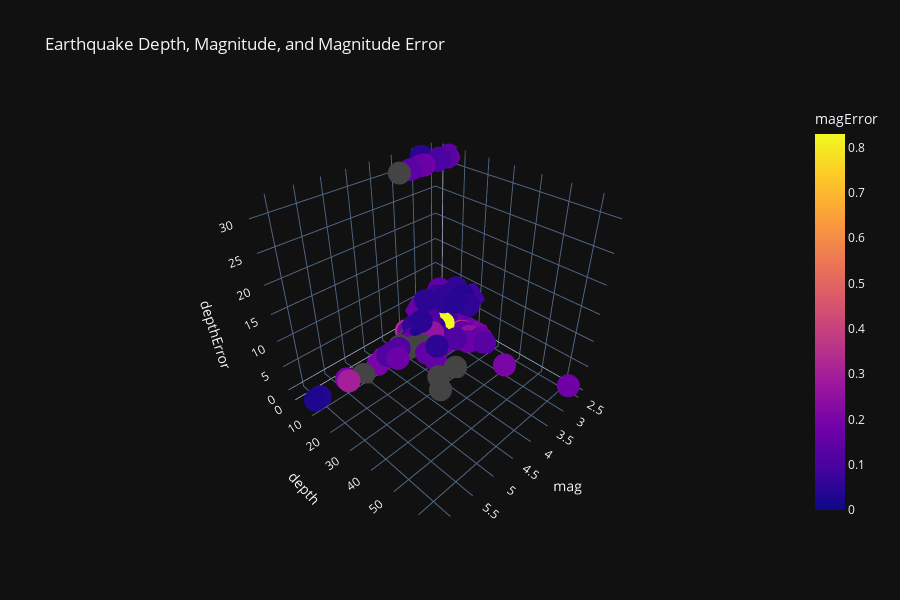
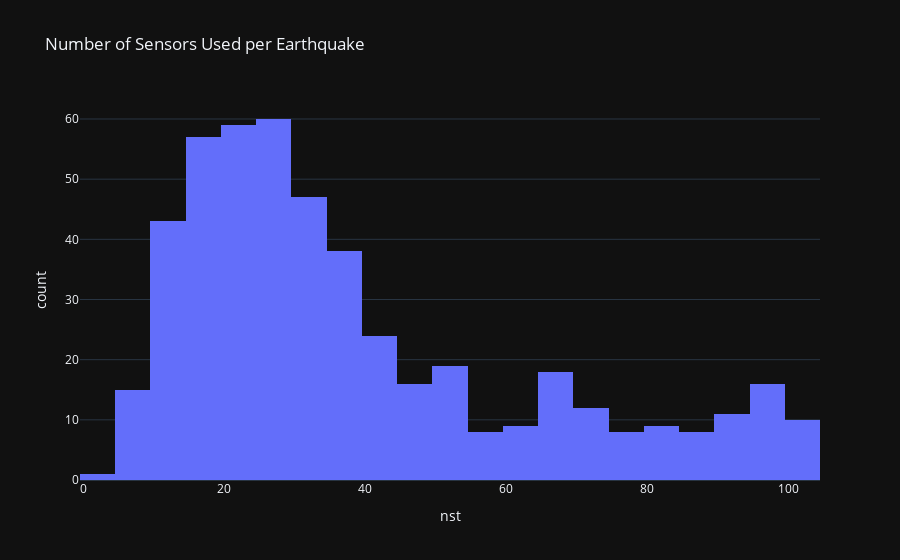

Notebook code for these charts, in order:
### Code cell
import pandas as pd
import os
import matplotlib.pyplot as plt
import plotly.express as px
URL = "https://earthquake.usgs.gov/fdsnws/event/1/query.csv?starttime=" + str(start_date.value) + "%2000:00:00&endtime=" + str(end_date.value) + "%2023:59:59&maxlatitude=50&minlatitude=24.6&maxlongitude=-65&minlongitude=-125&minmagnitude=2.5&orderby=time"
df = pd.read_csv(URL)

fig = px.scatter_mapbox(df, lat="latitude", lon="longitude", color="mag",hover_name="place", hover_data=["nst", "mag"],
                        color_continuous_scale=px.colors.cyclical.IceFire, zoom=3, height=600,
                        title="Earthquakes Across the United States",
                        template='plotly_dark')
fig.update_layout(mapbox_style="open-street-map")
fig.update_layout(margin={"r":0,"t":0,"l":0,"b":0})
fig.show()


fig = px.scatter_3d(
    df,
    title='Earthquake Depth, Magnitude, and Magnitude Error',
    x="mag",
    y="depth",
    z="depthError",
    color="magError",
    template='plotly_dark',
    height=600,
)
fig.update_layout(showlegend=False)
fig.show()


fig = px.histogram(df[df['nst']<=100], x="nst",template='plotly_dark',title='Number of Sensors Used per Earthquake',)
fig.show()

def map_robinson(df, color, animation_frame):
# country = px.data.gapminder()
    fig = px.scatter_geo(df, lat="latitude", lon="longitude", 
                         hover_name="place", color = color,
                         animation_frame = animation_frame,
                         projection="natural earth",
                         height = 900,
                         template='plotly_dark',
                         scope='north america',
                         title="Location and Depth of Earthquakes across time, between " + str(start_date.value) + " and " + str(end_date.value) 
                         )                     
    fig.show()

# Converting time column to datetime obj and splitting it up into year, month and day to potentially use it as filters later.
df['time'] = pd.to_datetime(df['time'])
df['year'] = pd.DatetimeIndex(df['time']).year
df['month'] = pd.DatetimeIndex(df['time']).month
df['day'] = pd.DatetimeIndex(df['time']).day

#Splitting column based on comma to see if it actually contains only state names that can also be used later
df['location_after_comma'] = df['place'].str.rsplit(',').str[-1]


map_robinson(df, "depth", "day")

### Figure 1 — Plotly figure (JSON) as saved in the notebook; plotly's stock layout.template omitted (floating-point values rounded to 4 significant figures; data arrays with more than 128 entries replaced by an {"elided": "..."} marker saying what was removed)
{"data": [{"hovertemplate": "mag=%{x}<br>depth=%{y}<br>depthError=%{z}<br>magError=%{marker.color}<extra></extra>", "legendgroup": "", "marker": {"color": {"elided": "516 float values"}, "coloraxis": "coloraxis", "symbol": "circle"}, "mode": "markers", "name": "", "scene": "scene", "showlegend": false, "type": "scatter3d", "x": {"elided": "516 float values"}, "y": {"elided": "516 float values"}, "z": {"elided": "516 float values"}}], "layout": {"coloraxis": {"colorbar": {"title": {"text": "magError"}}, "colorscale": [[0, "#0d0887"], [0.1111, "#46039f"], [0.2222, "#7201a8"], [0.3333, "#9c179e"], [0.4444, "#bd3786"], [0.5556, "#d8576b"], [0.6667, "#ed7953"], [0.7778, "#fb9f3a"], [0.8889, "#fdca26"], [1, "#f0f921"]]}, "height": 600, "legend": {"tracegroupgap": 0}, "scene": {"domain": {"x": [0, 1], "y": [0, 1]}, "xaxis": {"title": {"text": "mag"}}, "yaxis": {"title": {"text": "depth"}}, "zaxis": {"title": {"text": "depthError"}}}, "showlegend": false, "title": {"text": "Earthquake Depth, Magnitude, and Magnitude Error"}}}

### Figure 2 — Plotly figure (JSON) as saved in the notebook; plotly's stock layout.template omitted (floating-point values rounded to 4 significant figures; data arrays with more than 128 entries replaced by an {"elided": "..."} marker saying what was removed)
{"data": [{"alignmentgroup": "True", "bingroup": "x", "hovertemplate": "nst=%{x}<br>count=%{y}<extra></extra>", "legendgroup": "", "marker": {"color": "#636efa", "pattern": {"shape": ""}}, "name": "", "offsetgroup": "", "orientation": "v", "showlegend": false, "type": "histogram", "x": {"elided": "488 int values"}, "xaxis": "x", "yaxis": "y"}], "layout": {"barmode": "relative", "legend": {"tracegroupgap": 0}, "title": {"text": "Number of Sensors Used per Earthquake"}, "xaxis": {"anchor": "y", "domain": [0, 1], "title": {"text": "nst"}}, "yaxis": {"anchor": "x", "domain": [0, 1], "title": {"text": "count"}}}}
